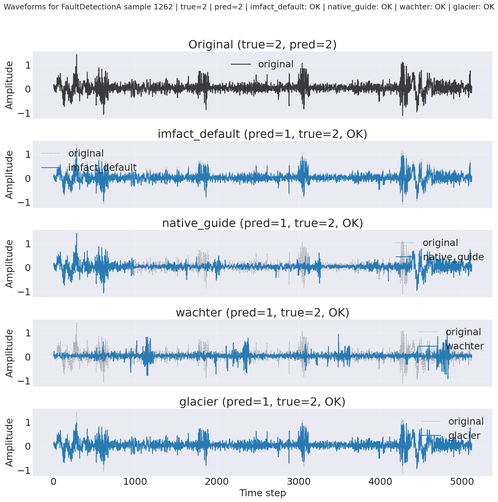
#> input picture cfts/cf_imfact/experiments/results/faultdetectiona_compare/waveforms.png, 498 x 502 px, shrunk from 1647 x 1661 before the run
$ python combine_waveforms.py
#> lines starting #> are read from the running program, lines starting #| are printed output that depends on the picture
"""Combine the FaultDetectionA and FruitFlies compare-waveform plots into one
side-by-side image.

Reads the two `waveforms.png` figures already produced by
`faultdetectiona/compare_faultdetectiona.py` and `fruitflies/compare_fruitflies.py`
and stitches them horizontally — no re-computation of counterfactuals needed.

Usage:
    python combine_waveforms.py
    python combine_waveforms.py --out-dir ./results
    python combine_waveforms.py \
        --faultdetectiona-image ./results/faultdetectiona_compare/waveforms.png \
        --fruitflies-image ./results/fruitflies_compare/waveforms.png \
        --out ./results/combined_compare/waveforms_side_by_side.png
"""

from __future__ import annotations

import argparse
import os

from PIL import Image

SCRIPT_DIR = os.path.dirname(os.path.realpath(__file__))


def combine_side_by_side(left_path: str, right_path: str, out_path: str, gap: int = 24) -> None:
#> called with gap = 24
    if not os.path.exists(left_path):
        raise FileNotFoundError(f"FaultDetectionA waveform image not found: {left_path}")
    if not os.path.exists(right_path):
        raise FileNotFoundError(f"FruitFlies waveform image not found: {right_path}")

    left = Image.open(left_path).convert("RGB")
    right = Image.open(right_path).convert("RGB")

    height = max(left.height, right.height)
#> height = 502

    def _pad_to_height(img: Image.Image, target_height: int) -> Image.Image:
        if img.height == target_height:
            return img
        canvas = Image.new("RGB", (img.width, target_height), (255, 255, 255))
        canvas.paste(img, (0, 0))
        return canvas

    left = _pad_to_height(left, height)
    right = _pad_to_height(right, height)

    combined = Image.new("RGB", (left.width + gap + right.width, height), (255, 255, 255))
#> combined: PIL image 1020x502 RGB; every value is 255
    combined.paste(left, (0, 0))
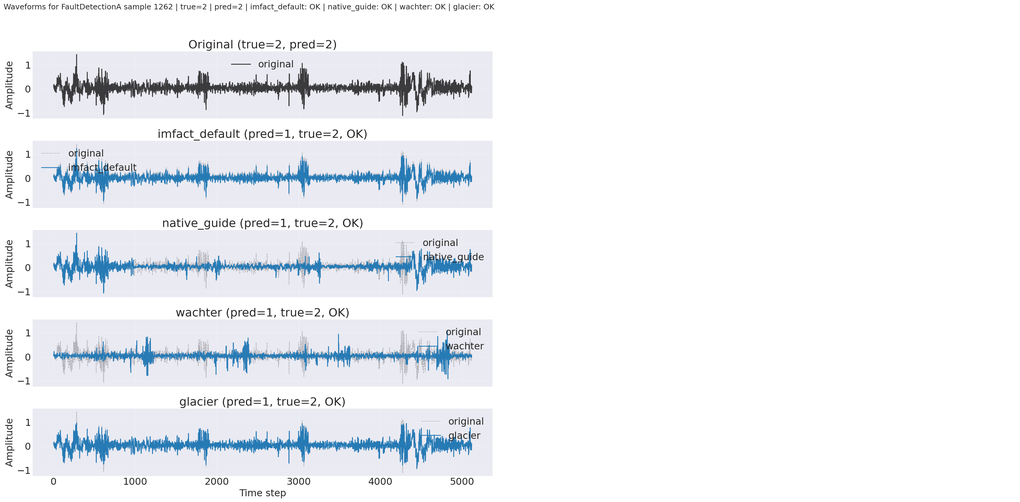
#> combined: PIL image 1020x502 RGB; mean R, G, B 239.1, 241.5, 245.2
    combined.paste(right, (left.width + gap, 0))
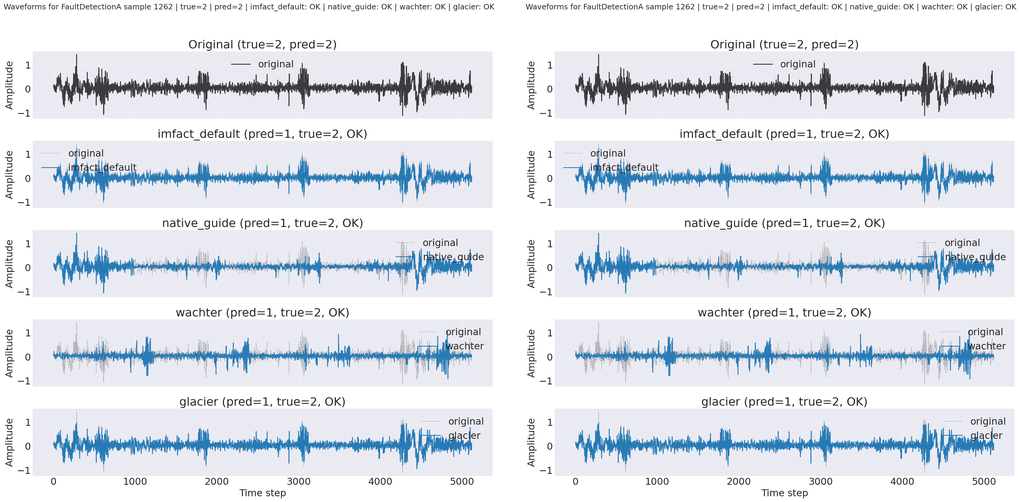
#> combined: PIL image 1020x502 RGB; mean R, G, B 223.2, 228, 235.5

    os.makedirs(os.path.dirname(os.path.abspath(out_path)), exist_ok=True)
    combined.save(out_path)
    print(f"Saved combined waveform plot: {out_path}")


def parse_args():
    parser = argparse.ArgumentParser(
        description="Combine FaultDetectionA and FruitFlies compare-waveform plots side by side."
    )
    parser.add_argument("--out-dir", type=str, default=os.path.join(SCRIPT_DIR, "results"),
                        help="Root results directory (default: ./results). Used to derive default "
                             "input/output paths unless overridden.")
    parser.add_argument("--faultdetectiona-image", type=str, default=None,
                        help="Path to the FaultDetectionA waveforms.png "
                             "(default: <out-dir>/faultdetectiona_compare/waveforms.png)")
    parser.add_argument("--fruitflies-image", type=str, default=None,
                        help="Path to the FruitFlies waveforms.png "
                             "(default: <out-dir>/fruitflies_compare/waveforms.png)")
    parser.add_argument("--out", type=str, default=None,
                        help="Output path for the combined image "
                             "(default: <out-dir>/combined_compare/waveforms_side_by_side.png)")
    return parser.parse_args()


def main():
    args = parse_args()
    left_path = args.faultdetectiona_image or os.path.join(args.out_dir, "faultdetectiona_compare", "waveforms.png")
    right_path = args.fruitflies_image or os.path.join(args.out_dir, "fruitflies_compare", "waveforms.png")
    out_path = args.out or os.path.join(args.out_dir, "combined_compare", "waveforms_side_by_side.png")
    combine_side_by_side(left_path, right_path, out_path)


if __name__ == "__main__":
    main()

$ run again, with cfts/cf_imfact/experiments/results/faultdetectiona_compare/bar_metrics.png copied over cfts/cf_imfact/experiments/results/faultdetectiona_compare/waveforms.png
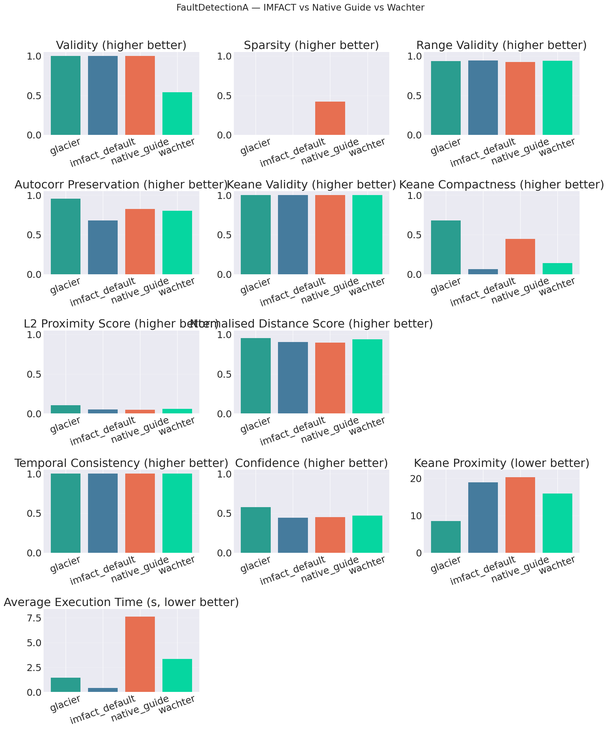
#> input picture cfts/cf_imfact/experiments/results/faultdetectiona_compare/bar_metrics.png, 608 x 730 px, shrunk from 2010 x 2414 before the run
#> in combine_side_by_side, `combined.paste(left, (0, 0))`:
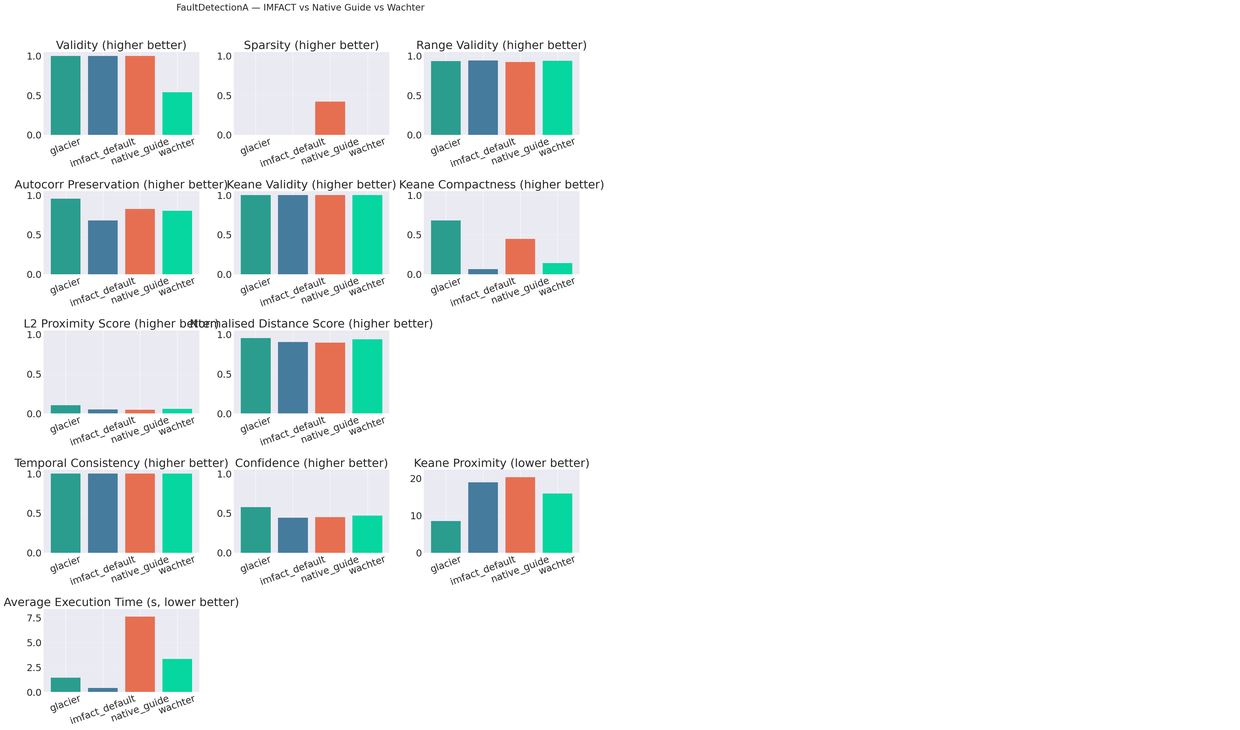
#> combined: PIL image 1240x730 RGB; mean R, G, B 237.3, 241.6, 241
#> in combine_side_by_side, `combined.paste(right, (left.width + gap, 0))`:
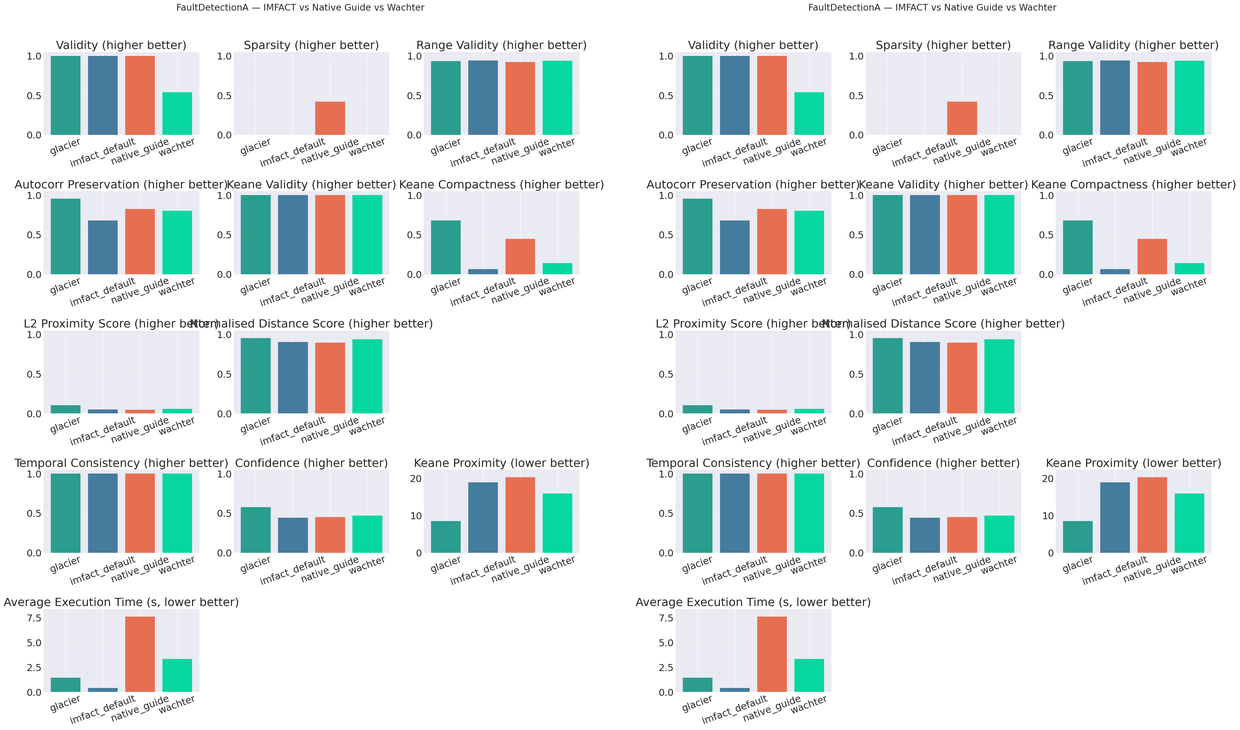
#> combined: PIL image 1240x730 RGB; mean R, G, B 219.5, 228.2, 227

$ run again, with cfts/cf_imfact/experiments/results/faultdetectiona_compare/bar_metrics_canonical.png copied over cfts/cf_imfact/experiments/results/faultdetectiona_compare/waveforms.png
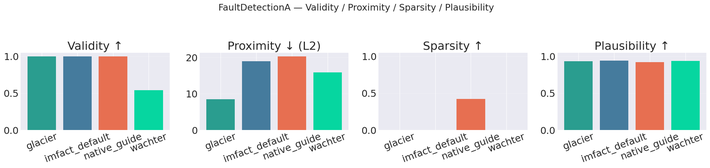
#> input picture cfts/cf_imfact/experiments/results/faultdetectiona_compare/bar_metrics_canonical.png, 710 x 168 px, shrunk from 2347 x 557 before the run
#> in combine_side_by_side, `combined.paste(left, (0, 0))`:
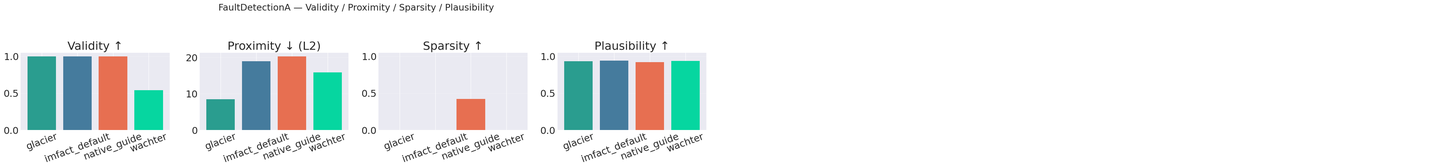
#> combined: PIL image 1444x168 RGB; mean R, G, B 235.5, 239.8, 239.2
#> in combine_side_by_side, `combined.paste(right, (left.width + gap, 0))`:
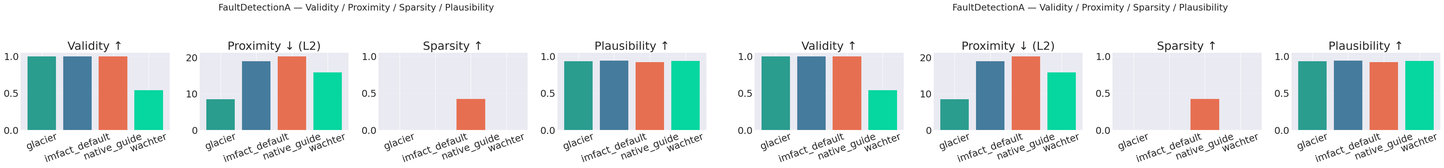
#> combined: PIL image 1444x168 RGB; mean R, G, B 216, 224.5, 223.3

$ run again, with cfts/cf_imfact/experiments/results/faultdetectiona_compare/umap_projection.png copied over cfts/cf_imfact/experiments/results/faultdetectiona_compare/waveforms.png
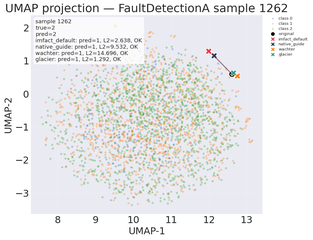
#> input picture cfts/cf_imfact/experiments/results/faultdetectiona_compare/umap_projection.png, 313 x 240 px, shrunk from 1034 x 794 before the run
#> in combine_side_by_side, `combined.paste(left, (0, 0))`:
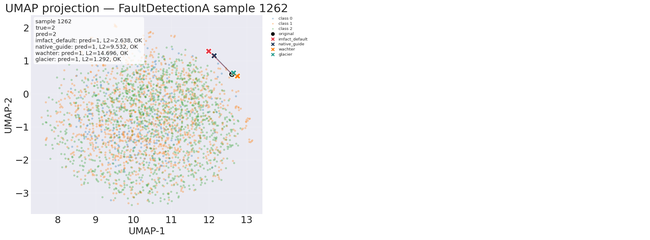
#> combined: PIL image 650x240 RGB; mean R, G, B 245.2, 245.3, 245.6
#> in combine_side_by_side, `combined.paste(right, (left.width + gap, 0))`:
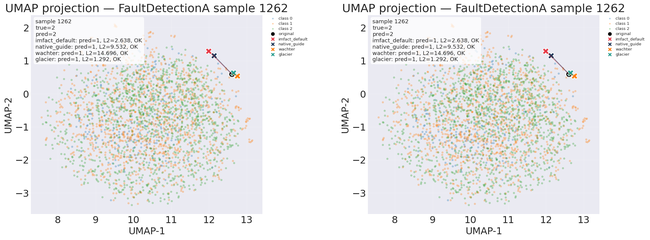
#> combined: PIL image 650x240 RGB; mean R, G, B 235.4, 235.5, 236.1
